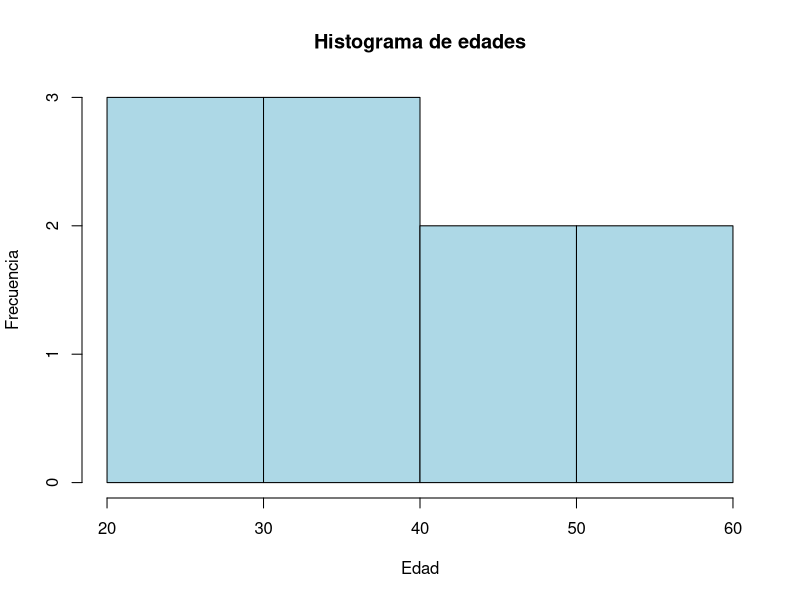

R code for this plot: (Note: this script raises an error after producing the figure.)
library(ggplot2)
#crear diagrama de barras con ggplot

df <- data.frame(
  id = 1:10,
  edades = c(22, 25, 29, 31, 35, 40, 45, 50, 55, 60)
)
df

# Histograma con media, mediana y moda
hist(df$edades,
     main = "Histograma de edades",
     xlab = "Edad",
     ylab = "Frecuencia",
     col = "lightblue",
     border = "black")


ggplot(data_apple, aes(y = Close)) +
  geom_boxplot(fill = "orange", alpha = 0.7) +
  labs(title = "Boxplot de Precios de Cierre (Close)",
       y = "Precio de Cierre") +
  theme_minimal()

